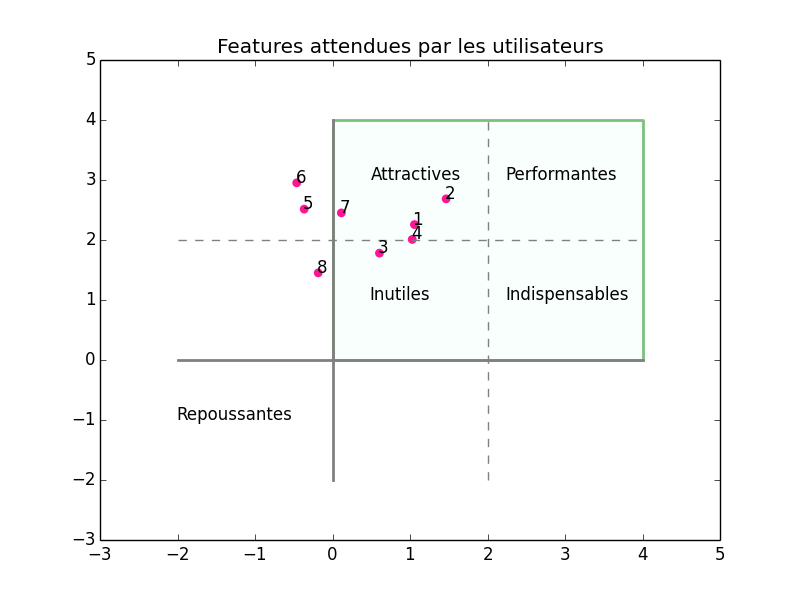

Python code for this plot:
﻿import csv
import numpy as num
import matplotlib.pyplot as plt
import matplotlib.patches as patches

file = 'results.csv'

functionnal_dict = {
    'Je serais ravi·e !': 4,
    'Je trouverais ça bien :)' : 2,
    "Ça ne changerait pas mon usage d'AudioConf" : 0,
    "Ça ne m'enchenterait pas, mais je ferais avec." : -1,
    "Je serais mécontent·e." : -2,
}

disfunctionnal_dict = {
    'Je suis ravi·e !' : -2,
    'Je trouve ça bien :)': -1,
    "Je ne suis pas concerné·e." : 0,
    "Ça ne m'enchante pas, mais je fais avec." : 2,
    "Je suis mécontent·e." : 4,
}

features = {
    1: {
        'name' : 'Nommer les conférences',
        'present_column_number': 1, 
        'absent_column_number': 2, 
    },
    2: {
        'name' : 'Réserver un numéro récurrent',
        'present_column_number': 3,
        'absent_column_number': 4,
    },
    3: {
        'name' : 'Inviter des personnes',
        'present_column_number': 5, 
        'absent_column_number': 6,
    },
    4: {
        'name' : 'Ajouter à votre agenda',
        'present_column_number': 7, 
        'absent_column_number': 8,
    },
    5: {
        'name' : 'Rendre des personnes silencieuses',
        'present_column_number': 9, 
        'absent_column_number': 10,
    },
    6: {
        'name' : 'Savoir qui est présent',
        'present_column_number': 11, 
        'absent_column_number': 12,
    },
    7: {
        'name' : 'Avoir accès à un tableau de bord pendant la conférence',
        'present_column_number': 13, 
        'absent_column_number': 14,
    },
    8: {
        'name' : 'Recevoir un rapport après la conférence',
        'present_column_number': 15, 
        'absent_column_number': 16,
    }
}

scores = {}

def init_score_results():
    for i in features:
        name = features[i]["name"]
        scores[i] = {
            'name':  name,
            'functionnal_scores' : [],
            'disfunctionnal_scores' : []
        }

def read_answers(row):
    # Compute score for each feature
    for i in features:
        config = features[i]

        is_present_response = row[config['present_column_number']]
        if is_present_response:
            score = functionnal_score(is_present_response)
            scores[i]['functionnal_scores'].append(score)

        is_absent_response = row[config['absent_column_number']]
        if is_absent_response:
            score = disfunctionnal_score(is_absent_response)
            scores[i]['disfunctionnal_scores'].append(score)

def functionnal_score(choice):
    # TODO vérifier que choice n'est pas vide ici plutôt
    if choice in functionnal_dict:
        return functionnal_dict[choice]
    else:
        print('"{}" manque dans le dictionnaire fonctionnel'.format(choice))

def disfunctionnal_score(choice):
    # TODO vérifier que choice n'est pas vide ici plutôt
    if choice in disfunctionnal_dict:
        return disfunctionnal_dict[choice]
    else:
        print('"{}" manque dans le dictionnaire disfonctionnel'.format(choice))

def category(f_score, d_score):
    if d_score > -1 and d_score < 2 and f_score > -1 and f_score < 2:
        return "Inutile"
    elif d_score >= -1 and d_score < 2 and f_score >= 2:
        return "Attractive"
    elif d_score >= 2 and f_score >= -1 and f_score < 2:
        return "Indispensable"
    elif d_score >= 2 and f_score >= 2:
        return "Performante"
    elif d_score <= 2 or f_score <= 2:
        return "Répulsive"
    return "Q - questionnable "


plots_x = []
plots_y = []
errors_x = []
errors_y = []
plots_colors = []

def compute_avg():
    # Compute average of scores for each feature
    for i in features:
        feature_scores = scores[i]
        name = features[i]["name"]
        f_score = num.mean(feature_scores['functionnal_scores'])
        d_score = num.mean(feature_scores['disfunctionnal_scores'])
        feature_category = category(f_score, d_score)
        print("{} - « {} » : D {:4.2f}   F {:4.2f}   Catégorie {}".format(
            i,
            name,
            d_score, 
            f_score,
            feature_category
        ))
        plots_x.append(d_score)
        errors_x.append(num.var(feature_scores['disfunctionnal_scores']))
        plots_y.append(f_score)
        errors_y.append(num.var(feature_scores['functionnal_scores']))

        plots_colors.append('deeppink')


def draw_chart():
    fig, ax = plt.subplots()

    # titres
    ax.set(title='Features attendues par les utilisateurs')
    # axes
    ax.plot([-2, 4], [0, 0], color = 'grey', linestyle = 'solid', linewidth=2)
    ax.plot([0, 0], [-2, 4], color = 'grey', linestyle = 'solid', linewidth=2)   
    # cadrant
    ax.plot([-2, 4], [2, 2], color = 'grey', linestyle = 'dashed')
    ax.plot([2, 2], [-2, 4], color = 'grey', linestyle = 'dashed')
    # cadrant labels
    ax.annotate("Performantes", (2.25,3))
    ax.annotate("Indispensables", (2.25,1))
    ax.annotate("Attractives", (0.5,3))
    ax.annotate("Inutiles", (0.5,1))
    ax.annotate("Repoussantes", (-2,-1))
    # zones
    rect = patches.Rectangle((0,0),4,4,linewidth=2,edgecolor='green',facecolor='mintcream', alpha = 0.5, zorder=1)
    ax.add_patch(rect)

    # plots
    ax.scatter(plots_x, plots_y, s=40,c=plots_colors, edgecolors='none', zorder=2)
    # plot labels
    for i in features:
        # ax.errorbar(x=plots_x[i-1], y=plots_y[i-1], xerr=errors_x[i-1], yerr=errors_y[i-1], ecolor='grey')
        ax.annotate(i, xy=(plots_x[i-1], plots_y[i-1]))

    fig.savefig("kano.png")

    plt.show()



with open(file) as csvfile:
    csv_reader = csv.reader(csvfile, delimiter=';')
    line_count = 0

    init_score_results()

    # Read answears from file
    for row in csv_reader:
        # skip header
        if line_count == 0:
            line_count += 1
        else:
            line_count += 1
            read_answers(row)

    # Compute average for each features
    compute_avg()

    # TODO : sort features

    draw_chart()

    # Thanks, bye
    print('{:d} lines processed.'.format(line_count-1))
